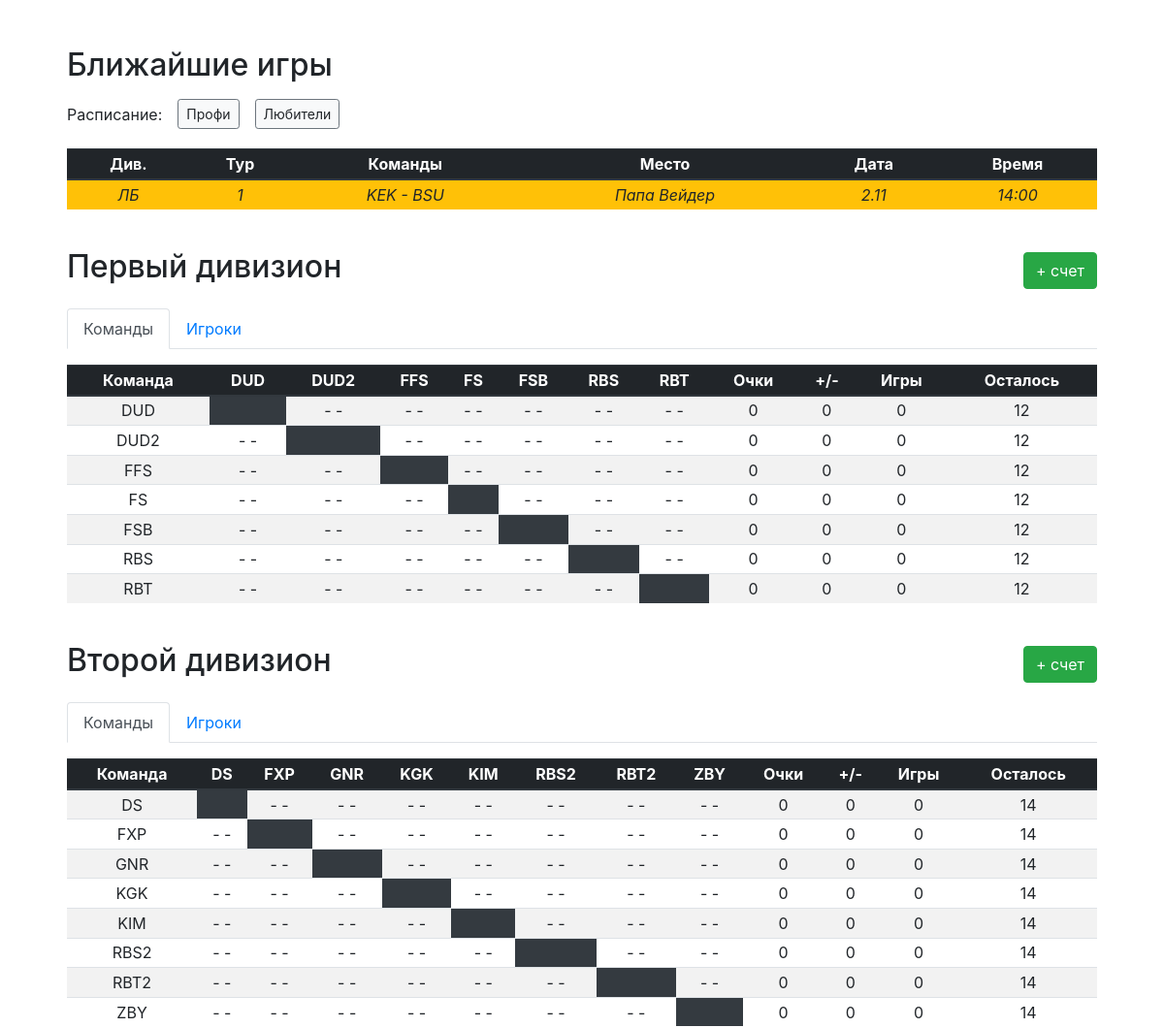
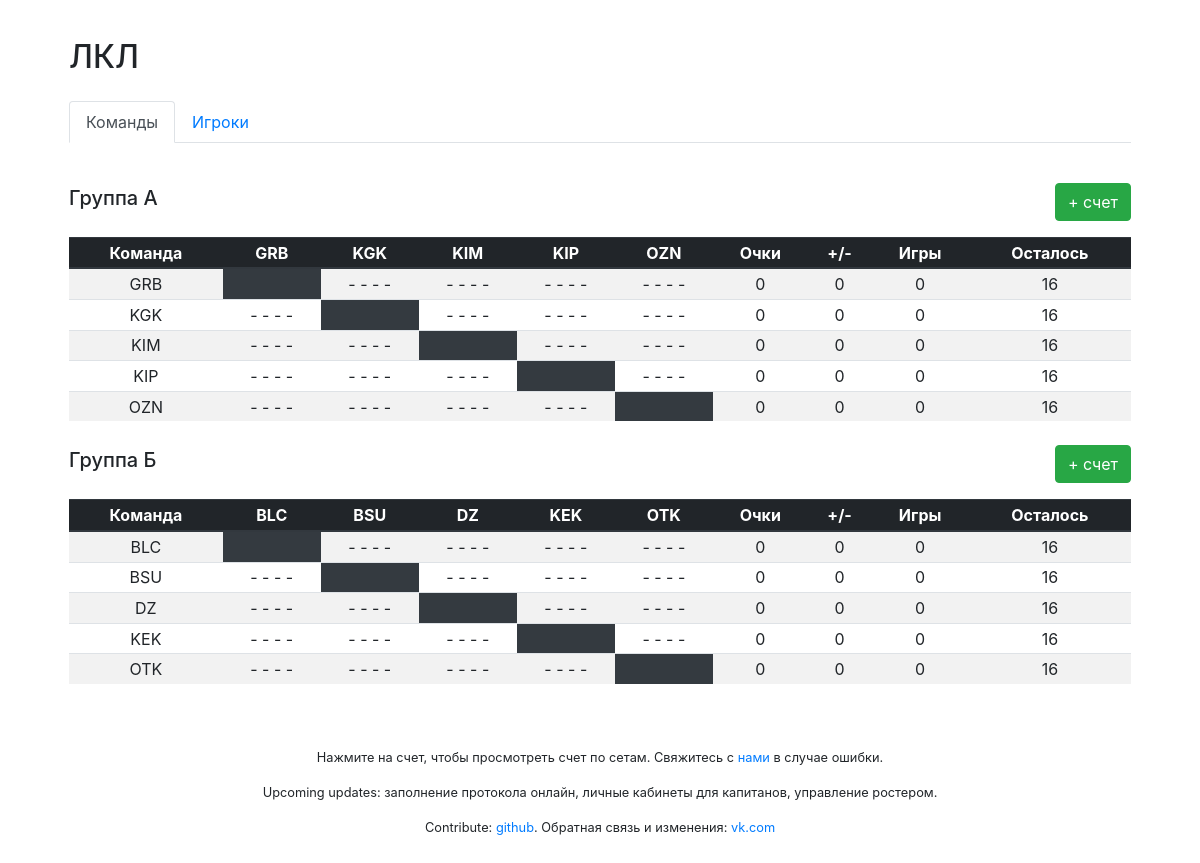
The page / on the database its author committed (2 pictures, top to bottom).
### tables this page shows
CREATE TABLE schedule (id integer primary key autoincrement, season_id references seasons(season_id), tournament_id references tournaments(tournament_id), tour integer, team_id1 references teams(team_id), team_id2 references teams(team_id), date_start text, date_end text, place_id references places(place_id), date text, time text);

CREATE TABLE places (place_id integer primary key autoincrement, name text);

CREATE TABLE tournaments (tournament_id integer primary key autoincrement, tournament_name text, tournament_rounds integer, tournament_description text, tournament_type references systems(system_id));

### inc/layout/widgets/pro_tournament.php (the view, shortened to what this page needs)
<div class="d-flex align-items-center mt-4 mb-3">
    <h2 class="text-left"><?php echo $tournament["tournament_description"]; ?></h2>
    <a href="input.php?tournament=<?php echo $tournament["tournament_id"]; ?>" class="btn btn-success ml-auto">+ счет</a>
</div>
<ul class="nav nav-tabs">
    <li class="nav-item">
        <a class="nav-link active" href="#divTeamsPane<?php echo $tournament["tournament_id"]; ?>" id="firstDivTeamsTab" data-toggle="tab" role="tab">Команды</a>
    </li>
    <li class="nav-item">
        <a class="nav-link" href="#divPlayersPane<?php echo $tournament["tournament_id"]; ?>" id="firstDivPlayersTab" data-toggle="tab" role="tab">Игроки</a>
    </li>
</ul>
<div class="tab-content mt-3">
    <div class="tab-pane fade show active" id="divTeamsPane<?php echo $tournament["tournament_id"]; ?>">
        <div class="table-responsive">
            <?php print_result_table($tournament["tournament_id"], "2019"); ?>
        </div>
    </div>
</div>

### inc/layout/head.php (shortened to what this page needs)
<html lang="ru">
<head>
	<?php require_once "styles.php" ?>
</head>

### inc/layout/styles.php (shortened to what this page needs)
<link rel="stylesheet" href="inc/libs/bootstrap/css/bootstrap.min.css">
<link rel="stylesheet" href="https://use.fontawesome.com/releases/v5.7.2/css/all.css">
<link rel="stylesheet" href="inc/libs/jquery-ui/jquery-ui.min.css">
<link rel="stylesheet" href="inc/css/custom.css?v=7">

### index.php (shortened to what this page needs)
<?php
	require_once __DIR__ . "/inc/bootstrap.php";
	require_once __DIR__ . "/inc/layout/head.php";
    $sth = $db->prepare("select * from tournaments where tournament_type = 1");
    $sth->execute();
    $pro_tournaments = $sth->fetchAll();
    $sth = $db->prepare("select * from tournaments where tournament_id = 5 or tournament_id = 6");
    $sth->execute();
    $amateur_tournaments = $sth->fetchAll();
?>
<body>
<main role="main" class="container">
  	<div class="starter-template text-center">
        <?php include $_SERVER["DOCUMENT_ROOT"] . "/inc/layout/widgets/schedule.php"; ?>
        <?php foreach ($pro_tournaments as $tournament) {
            include $_SERVER["DOCUMENT_ROOT"] . "/inc/layout/widgets/pro_tournament.php";
		} ?>
		<?php include $_SERVER["DOCUMENT_ROOT"] . "/inc/layout/widgets/amateur_tournament.php"; ?>
        <p class="small mt-5">Нажмите на счет, чтобы просмотреть счет по сетам. Свяжитесь с <a href="http://vk.com/aantropov">нами</a> в случае ошибки.</p>
    	<p class="small mt-3">Upcoming updates: заполнение протокола онлайн, личные кабинеты для капитанов, управление ростером.</p>
    	<p class="small mt-3">Contribute: <a href="https://github.com/aleksanderantropov/kicker">github</a>. Обратная связь и изменения: <a href="https://vk.com/topic-58506517_42583616">vk.com</a></p>
  	</div>
</main>
</body>
</html>

### inc/layout/widgets/schedule.php
<div>
    <h2 class="text-left">Ближайшие игры</h2>
    <div class="d-flex align-items-center my-3 flex-wrap">
        <p class="mb-0 mr-3 mb-1">Расписание:</p>
        <div class="d-flex mb-1">
            <a href="schedule.php?tournament=pro" class="btn btn-sm btn-light border-secondary">Профи</a>
            <a href="schedule.php?tournament=amateur" class="btn btn-sm btn-light border-secondary ml-3">Любители</a>
        </div>
    </div>
</div>
<div class="table-responsive">
    <?php include $_SERVER["DOCUMENT_ROOT"] . "/inc/layout/templates/next_games.php"; ?>
</div>

### inc/layout/templates/next_games.php (shortened to what this page needs)
<?php
	require_once __DIR__ . "/../../bootstrap.php";
	$sth = $db->prepare("select
		s.id as id,
		s.tournament_id,
		s.team_id1 as team_id1,
		s.team_id2 as team_id2,
		ht.team_name_short as team_name1,
		at.team_name_short as team_name2,
		tour,
		p.name as place,
		date,
		time
		from schedule as s
		inner join teams as ht on ht.team_id = s.team_id1
		inner join teams as at on at.team_id = s.team_id2
		inner join places as p on s.place_id = p.place_id
		where date is not NULL and date >= date(datetime(), 'localtime') and time is not NULL and place is not NULL
		order by date, time"
	);
	$sth->execute();
	$next_games = $sth->fetchAll();
?>
<?php if (sizeof($next_games)): ?>
<table class="table table-sm table-striped table-hover text-center">
	<thead class="thead-dark">
		<tr>
			<th>Див.</th>
			<th>Тур</th>
			<th>Команды</th>
			<th>Место</th>
			<th>Дата</th>
			<th>Время</th>
		</tr>
	</thead>
	<tbody>
		<?php foreach ($next_games as $next): ?>
			<tr<?php if (date_format(date_create($next['date']), "j.m") == date_format(date_create("now"), "j.m")) echo " class='bg-warning font-italic'"; ?>>
				<td title="
					<?php
						switch ($next['tournament_id']) {
							case "6":
								echo "ЛКЛ. Группа Б";
								break;
						}
					?>
				">
					<?php
						switch ($next['tournament_id']) {
							case "6":
								echo "ЛБ";
								break;
						}
					?>
				</td>
				<td><?php echo $next['tour']; ?></td>
				<td><?php echo $next['team_name1'] . " - " . $next['team_name2']; ?></td>
				<td><?php echo $next['place']; ?></td>
				<td><?php echo date_format(date_create($next['date']), "j.m"); ?></td>
				<td><?php echo $next['time']; ?></td>
			</tr>
		<?php endforeach; ?>
	</tbody>
</table>
<?php else: ?>
	<p>Предстоящих игр не запланировано. Здесь появятся игры, внесенные в расписание.</p>
<?php endif; ?>

### inc/functions.php (shortened to what this page needs)
<?php
function print_result_table($tournament_id, $season) {
	global $db;
	$sth = $db->prepare("
			select
			count(tms.team_name_short) as teams_quantity,
			trn.tournament_rounds as rounds,
			trn.tournament_id as tournament_id,
			s.season_id as season_id
			from teams as tms
			inner join tournaments as trn on trn.tournament_id = tms.tournament_id
			inner join seasons as s on tms.season_id = s.season_id
			where trn.tournament_id = ? and s.season_name = ?
		");
	$sth->execute( array($tournament_id, $season) );
	$tournament = $sth->fetch();
	$sql = "with points_table as
			(
				select
				m.team_id1 as id,
				ht.team_name_short as name,
				sum(m.points_1) as points,
				count(*) as games_played
				from teams as ht
				inner join matches as m on ht.team_id = m.team_id1
				where m.tournament_id = :tournament_id and m.season_id = :season_id
				group by name
				union all
				select
				m.team_id2 as id,
				at.team_name_short as name,
				sum(m.points_2) as points,
				count(*) as games_played
				from teams as at
				inner join matches as m on at.team_id = m.team_id2
				where m.tournament_id = :tournament_id and m.season_id = :season_id
				group by name
			)
			select id, name, sum(points) as points, sum(games_played) as games_played, ((:qty - 1) * :r - sum(games_played)) as games_left
			from points_table
			group by name
			order by points desc";
	$sth = $db->prepare($sql);
	$sth->bindValue(':tournament_id', $tournament['tournament_id'], PDO::PARAM_INT);
	$sth->bindValue(':season_id', $tournament['season_id'], PDO::PARAM_INT);
	$sth->bindValue(':qty', $tournament['teams_quantity'], PDO::PARAM_INT);
	$sth->bindValue(':r', $tournament['rounds'], PDO::PARAM_INT);
	$sth->execute();
	$standings = $sth->fetchAll();
	array_multisort(array_column($standings, "points"), SORT_DESC, SORT_NUMERIC, array_column($standings, "goal_diff"), SORT_DESC, $standings);
	$sth = $db->prepare("
			select
			m.match_id as match_id,
			m.season_id as season_id,
			m.tournament_id as tournament_id,
			ht.team_name_short as home_team,
			at.team_name_short as away_team,
			m.sets_won1 as home_score,
			m.sets_won2 as away_score
			from matches as m
			inner join teams as ht on ht.team_id = m.team_id1
			inner join teams as at on at.team_id = m.team_id2
			where m.season_id = :season_id and m.tournament_id = :tournament_id
		");
	$sth->bindValue(':tournament_id', $tournament['tournament_id'], PDO::PARAM_INT);
	$sth->bindValue(':season_id', $tournament['season_id'], PDO::PARAM_INT);
	$sth->execute();
	$results = $sth->fetchAll();
	$cols = $tournament['teams_quantity'] + 5;
	if (count($standings) < $tournament['teams_quantity'])
	{
		$sth = $db->prepare("select team_name_short as name from teams where tournament_id = :tournament_id order by name");
		$sth->bindValue(':tournament_id', $tournament['tournament_id'], PDO::PARAM_INT);
		$sth->execute();
		$teams = $sth->fetchAll();
		foreach ($teams as $team)
		{
			$double = 0;
			if (!$double)
			{
				$team['points'] = '0';
				$team['goal_diff'] = '0';
				$team['games_played'] = '0';
				$team['games_left'] = ''.($tournament['teams_quantity'] - 1) * $tournament['rounds'];
				array_push($standings, $team);
			}
		}
	}
	echo '<table class="table table-striped table-hover text-center table-sm">';
	echo '<thead class="thead-dark">';
	echo '<tr>';
	echo '<th>Команда</th>';
	for ($i = 0; $i < $tournament['teams_quantity']; $i++)
		echo '<th сolspan="2">' . $standings[$i]['name'] . '</th>';
	echo '<th>Очки</th>';
	echo '<th>+/-</th>';
	echo '<th>Игры</th>';
	echo '<th>Осталось</th>';
	echo '</tr>';
	echo '</thead>';
	echo '<tbody>';
	for ($i = 0; $i < $tournament['teams_quantity']; $i++) {
		echo '<tr>';
		for ($j = 0; $j < $cols; $j++)
		{
			$home_team = $standings[$i]['name'];
			switch ($j)
			{
				case 0:
					echo '<td>' . $home_team . '</td>';
					break ;
				case ($i + 1):
					echo '<td class="bg-dark"></td>';
					break ;
				case ($cols - 4):
					echo '<td>' . $standings[$i]['points'] . '</td>';
					break ;
				case ($cols - 3):
					echo '<td>' . $standings[$i]['goal_diff'] . '</td>';
					break ;
				case ($cols - 2):
					echo '<td>' . $standings[$i]['games_played'] . '</td>';
					break ;
				case ($cols - 1):
					echo '<td>' . $standings[$i]['games_left'] . '</td>';
					break ;
				default:
					$away_team = $standings[$j - 1]['name'];
					echo '<td>' . find_match_results($home_team, $away_team, $results, $tournament) . '</td>';
					break ;
			}
		}
		echo '</tr>';
	}
	echo '</tbody>';
	echo '</table>';
}
function find_match_results($home_team, $away_team, $results, $tournament) {
	$res = " ";
	if (!(strlen($res) - 1))
	{
		$i = $tournament['rounds'];
		while ($i--)
			$res .= " - ";
	}
	return ($res);
}

### inc/layout/widgets/amateur_tournament.php (shortened to what this page needs)
<div class="d-flex align-items-center mt-4 mb-3">
    <h2 class="text-left">ЛКЛ</h2>
</div>
<ul class="nav nav-tabs">
    <li class="nav-item">
        <a class="nav-link active" href="#divTeamsPane5" id="firstDivTeamsTab" data-toggle="tab" role="tab">Команды</a>
    </li>
    <li class="nav-item">
        <a class="nav-link" href="#divPlayersPane5" id="firstDivPlayersTab" data-toggle="tab" role="tab">Игроки</a>
    </li>
</ul>
<div class="tab-content mt-3">
    <div class="tab-pane fade show active" id="divTeamsPane5">
        <div class="table-responsive">
            <?php foreach ($amateur_tournaments as $tournament): ?>
                <div class="d-flex align-items-center mt-4 mb-3">
                    <h5 class="text-left"><?php echo $tournament["tournament_description"]; ?></h5>
                    <a href="input.php?tournament=<?php echo $tournament["tournament_id"]; ?>" class="btn btn-success ml-auto">+ счет</a>
                </div>
                <?php print_result_table($tournament["tournament_id"], "2020"); ?>
            <?php endforeach; ?>
        </div>
    </div>
</div>

### inc/css/custom.css (style rules this page uses)
body { padding-top: 0; }
.starter-template { position: relative; padding: 3rem 1.5rem; text-align: center; }
.table td, .table th { text-align: center; vertical-align: middle; font-size: 12px; }
@media (min-width: 576px) { .table td, .table th { font-size: 1rem; } }

### rows shown on the page
schedule: shows "ЛБ", tour "1", team_name1 "KEK", team_name2 "BSU", place.name "Папа Вейдер", date "2.11", time "14:00"
tournaments: tournament_description "Первый дивизион", name "DUD", name "DUD2", name "FFS", name "FS", name "FSB", name "RBS", name "RBT", home_team "DUD", tournament "- -", points "0", goal_diff "0", games_played "0", games_left "12", home_team "DUD2", home_team "FFS", home_team "FS", home_team "FSB", home_team "RBS", home_team "RBT"
tournaments: tournament_description "Второй дивизион", name "DS", name "FXP", name "GNR", name "KGK", name "KIM", name "RBS2", name "RBT2", name "ZBY", home_team "DS", tournament "- -", points "0", goal_diff "0", games_played "0", games_left "14", home_team "FXP", home_team "GNR", home_team "KGK", home_team "KIM", home_team "RBS2", home_team "RBT2", home_team "ZBY"
tournaments: tournament_description "Группа А", name "GRB", name "KGK", name "KIM", name "KIP", name "OZN", home_team "GRB", tournament "- - - -", points "0", goal_diff "0", games_played "0", games_left "16", home_team "KGK", home_team "KIM", home_team "KIP", home_team "OZN"
tournaments: tournament_description "Группа Б", name "BLC", name "BSU", name "DZ", name "KEK", name "OTK", home_team "BLC", tournament "- - - -", points "0", goal_diff "0", games_played "0", games_left "16", home_team "BSU", home_team "DZ", home_team "KEK", home_team "OTK"
